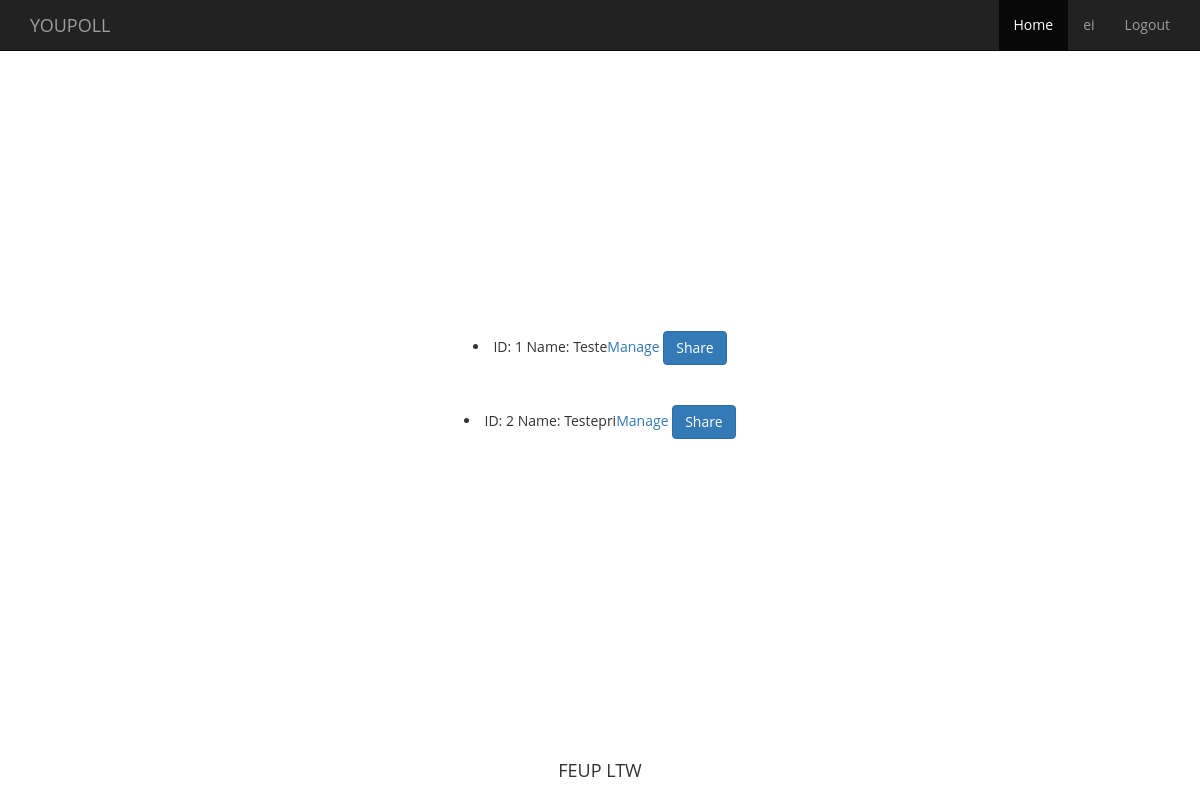
/profile_body.php (signed in), run on an earlier commit of the app's database.
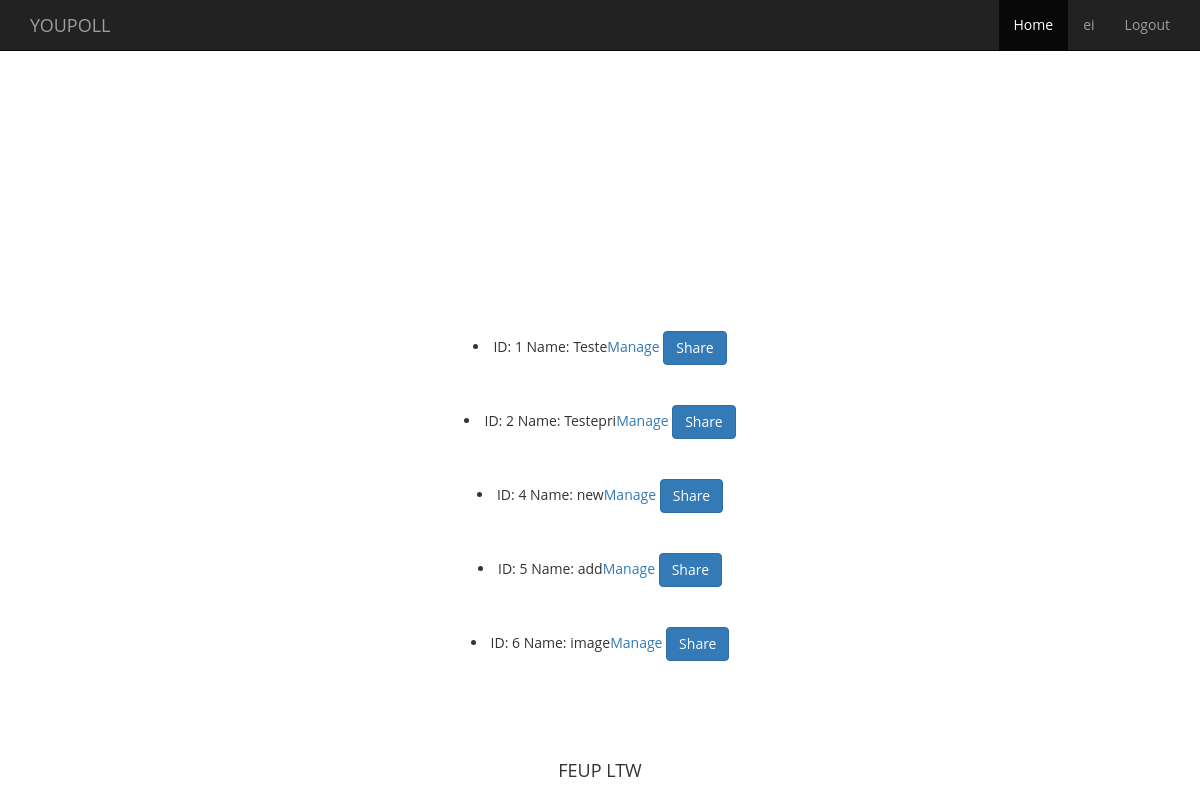
And on a later commit of the database.
### tables this page shows
CREATE TABLE Poll(
idPoll		INTEGER PRIMARY KEY AUTOINCREMENT,
idUser		INTEGER REFERENCES User(idUser) NOT NULL,
name 		TEXT UNIQUE NOT NULL,
image		TEXT NOT NULL,
private		INTEGER
);

### profile.php (the view, shortened to what this page needs)
<?php
if(isset($_SESSION['username'])){
  $db = new PDO('sqlite:db/dataBase.db');
  $ans = $db->prepare('SELECT * FROM User WHERE user = ?');
  $ans->execute(array($_SESSION['username']));
  $row = $ans->fetch();
  $idUser = $row['idUser'];
  $stmt = $db->prepare('SELECT * FROM Poll WHERE idUser = ?');
  $stmt->execute(array($idUser));
  if(!($row = $stmt->fetch())){ ?>
    <li> <p> You have no created polls </p> </li>
  <?php }
  else{ ?>
    <li> <?php echo "ID:   ". $row['idPoll']. "            Name:      ".$row['name']; ?><a href= <?php echo "manage_body.php?poll=".$row['name']; ?> >Manage</a> <?php require('share_popup.php'); ?></li><br><br>
    <?php
  }
  while($row = $stmt->fetch()){ ?>
    <li> <?php echo "ID:   ". $row['idPoll']. "            Name:      ".$row['name']; ?><a href= <?php echo "manage_body.php?poll=".$row['name']; ?> >Manage</a><?php require('share_popup.php'); ?></li><br><br>
      <?php  }
}
?>

### templates/header.php (shortened to what this page needs)
<!DOCTYPE html>
<html>
<head>
  <link rel="stylesheet" href="https://maxcdn.bootstrapcdn.com/bootstrap/3.3.1/css/bootstrap.min.css">
  <link rel="stylesheet" href="templates/menustyle.css" type="text/css">
  <link rel="stylesheet" href="templates/style.css" type="text/css">
</head>
<body>
  <div class = "navbar navbar-inverse navbar-static-top">
    <div class= "container">
      <a href="index.php" class= "navbar-brand">YOUPOLL</a>
      <div class="collapse navbar-collapse navHeaderCollapse">
        <ul class ="nav navbar-nav navbar-right">
        <li class="active">
          <a href="index.php">Home</a>
        </li>
        <?php session_start();
            if(isset($_SESSION['username'])){ ?>
            <li><a href='profile_body.php'> <?php echo $_SESSION['username']; ?> </a></li>
            <li><a href='logout.php'>Logout</a></li>
        <?php } ?>
        </ul>
    </div>
  </div>
</div>

### profile_body.php
<?php include_once('templates/header.php'); ?>
        <div id = "profile">
          <?php include_once('profile.php'); ?>
        </div>
<?php include_once('templates/footer.php'); ?>

### share_popup.php (shortened to what this page needs)
<?php
$rep = strrchr($_SERVER['REQUEST_URI'],'/');
$uri =$_SERVER['REQUEST_URI'];
$path = str_replace($rep,"/vote_poll_body.php?poll=".$row['name'],$uri);
$url = $_SERVER['SERVER_NAME'].$path;
?>
<button type="button" class="btn btn-primary" data-toggle="modal" data-target="#shareModal" data-poll=<?php echo $row['name']; ?> data-url=<?php echo $url; ?> >Share</button>

### templates/footer.php
<div id = "developed" class = "navbar navbar-fixed-bottom">
			<div class = "container">
				<h4>FEUP LTW</h4>
			</div>
</div>
</body>
</html>

### templates/style.css (style rules this page uses)
body { padding: 0px 0px; font-family: 'Open Sans', sans-serif; font:'Open Sans', sans-serif; text-align: center; background-image: url("knot.jpg"); background-repeat: repeat }
#profile { margin-top: 20em; }

What changed in the data, as far as the page shows it:
added poll: idPoll "4", name "new"
added poll: idPoll "5", name "add"
added poll: idPoll "6", name "image"
